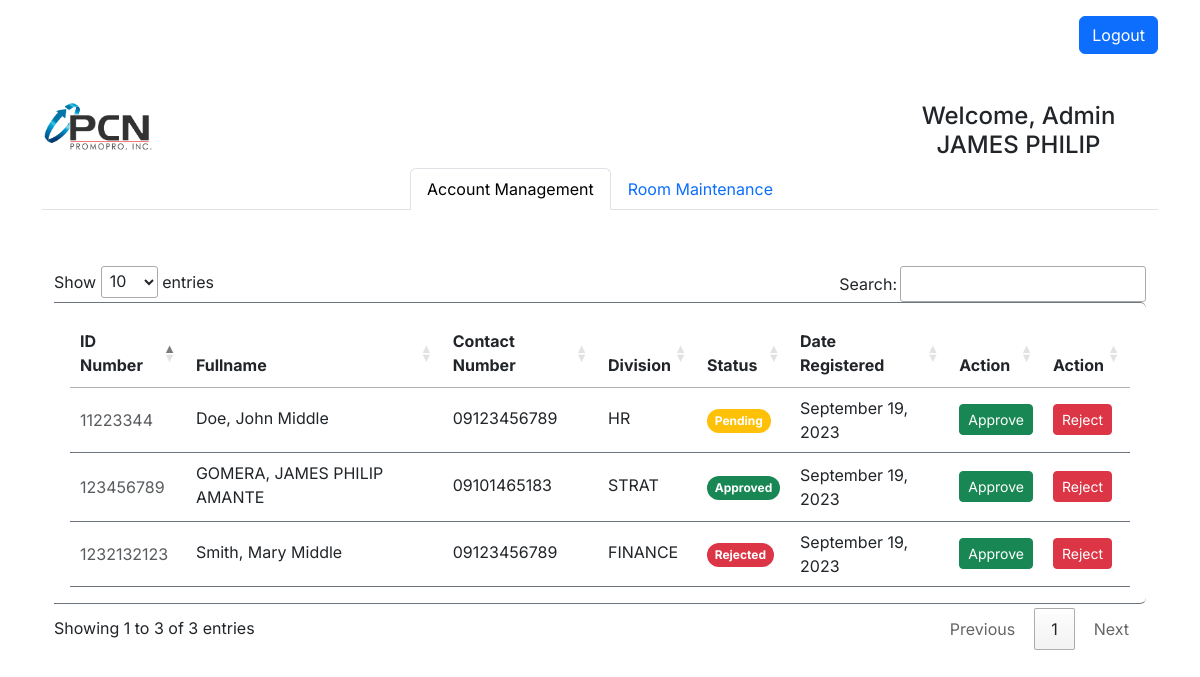
Page /admin/admin.php (signed in) on the committed database.
### tables this page shows
CREATE TABLE `user` (
  `id` int(11) NOT NULL,
  `id_number` int(11) NOT NULL,
  `username` varchar(255) NOT NULL,
  `password` varchar(255) NOT NULL,
  `firstname` varchar(255) NOT NULL,
  `middlename` varchar(255) NOT NULL,
  `lastname` varchar(255) NOT NULL,
  `contactNumber` varchar(15) NOT NULL,
  `division` varchar(255) NOT NULL,
  `category` varchar(255) NOT NULL,
  `status` int(11) NOT NULL DEFAULT '0',
  `timestamp` timestamp NOT NULL DEFAULT CURRENT_TIMESTAMP
);

### admin/admin.php (the view, shortened to what this page needs)
<?php
include '../room/connect.php';
if (isset($_SESSION["username"], $_SESSION["password"])) {
?>
    <!DOCTYPE html>
    <html lang="en">
    <head>
        <link rel="stylesheet" href="../bootstrap/bootstrap/css/bootstrap.css">
        <link rel="stylesheet" href="../bootstrap/bootstrap/css/bootstrap.min.css">
        <link rel="stylesheet" href="https://cdn.datatables.net/1.13.6/css/jquery.dataTables.min.css">
        <link rel="stylesheet" href="room_maintenance/style.css">
        <link rel="stylesheet" href="">
    </head>
    <body>
        <center>
            <div class="container">
                <div class="row pt-3" style="float: right !important;">
                    <div class="col-md-3">
                        <button type="button" class="btn btn-primary" onclick="location.href = 'logout.php'">Logout</button>
                    </div>
                </div>
                <div class="row">
                    <div class="justify-content-left pt-5">
                        <img src="../room/images/pcn.png" alt="" class="img-responsive" style="float: left;" width="10%">
                        <?php
                        $sql = "SELECT * FROM user WHERE username = '" . $_SESSION['username'] . "'";
                        $output = $connect->query($sql);
                        $rows = $output->fetch_assoc();
                        ?>
                        <div class="col-md-3" style="float: right;">
                            <h4>Welcome, Admin <?php echo $rows['firstname'] ?></h4>
                        </div>
                    </div>
                </div>
                <ul class="nav nav-tabs nav-tabs-bordered justify-content-center">
                    <li class="nav-item">
                        <button class="nav-link active" data-bs-toggle="tab" data-bs-target="#account-management">Account Management</button>
                    </li>
                    <li class="nav-item">
                        <button class="nav-link" data-bs-toggle="tab" data-bs-target="#room-maintenance">Room Maintenance</button>
                    </li>
                </ul>
                <div class="tab-content pt-2">
                    <div class="tab-pane fade show active profile-overview" id="account-management">
                        <div class="container pt-5">
                            <table class="table table-sm align-middle mb-0 bg-white p-3 bg-opacity-10 border border-secondary border-start-0 border-end-0 rounded-end mdc-data-table" id="userTable">
                                <thead class="bg-light">
                                    <tr>
                                        <th>ID Number</th>
                                        <th>Fullname</th>
                                        <th>Contact Number</th>
                                        <th>Division</th>
                                        <th>Status</th>
                                        <th>Date Registered</th>
                                        <th>Action</th>
                                        <th>Action</th>
                                    </tr>
                                </thead>
                                <tbody>
                                    <?php
                                    $query = "SELECT *, DATE_FORMAT(timestamp, '%M %d, %Y') as date_format
                FROM user WHERE category = 'USER'";
                                    $result = $connect->query($query);
                                    while ($row = $result->fetch_assoc()) {
                                    ?>
                                        <tr>
                                            <td>
                                                <p class="text-muted mb-0"><?php echo $row['id_number'] ?></p>
                                            </td>
                                            <td>
                                                <p class="fw-normal mb-1"><?php echo $row['lastname'], ", ", $row["firstname"], " ", $row["middlename"] ?></p>
                                            </td>
                                            <td>
                                                <p class="fw-normal mb-1"><?php echo $row['contactNumber'] ?></p>
                                            </td>
                                            <td>
                                                <p class="fw-normal mb-1"><?php echo $row['division'] ?></p>
                                            </td>
                                            <?php
                                            if ($row['status'] === "0") { ?>
                                                <td>
                                                    <span class="badge bg-warning rounded-pill d-inline"><?php echo "Pending"; ?></span>
                                                </td>
                                            <?php } elseif ($row['status'] === "1") { ?>
                                                <td>
                                                    <span class="badge bg-success rounded-pill d-inline text-white"><?php echo "Approved"; ?></span>
                                                </td>
                                            <?php } elseif ($row["status"] === "2") { ?>
                                                <td>
                                                    <span class="badge bg-danger rounded-pill d-inline text-white"><?php echo "Rejected";
                                                                                                                } ?></span>
                                                </td>
                                                <td><?php echo $row['date_format'] ?></td>
                                                <td>
                                                    <button type="button" class="btn btn-success btn-sm approveButton" name="approveButton" id="approveButton">Approve</button>
                                                </td>
                                                <td>
                                                    <button type="button" class="btn btn-danger btn-sm rejectButton" name="rejectButton" id="rejectButton">Reject</button>
                                                </td>
                                        </tr>
                                    <?php } ?>
                                </tbody>
                            </table>
                        </div>
                    </div>
                </div>
            </div>
        </center>
    </body>
    </html>
<?php
} else {
    header("Location: index.php");
    session_destroy();
}
?>

### admin/room_maintenance/style.css (style rules this page uses)
html, body { font-family: 'Inter', sans-serif; }

### admin/admin.php (style rules this page uses)
* { font-family: 'Inter', sans-serif; }

### rows in the picture
user: firstname "JAMES PHILIP", id_number "123456789", lastname "GOMERA", middlename "AMANTE", contactNumber "09101465183", division "STRAT", status "Approved", date_format "September 19, 2023"
user: id_number "11223344", lastname "Doe", firstname "John", middlename "Middle", contactNumber "09123456789", division "HR", status "Pending", date_format "September 19, 2023"
user: id_number "1232132123", lastname "Smith", firstname "Mary", middlename "Middle", contactNumber "09123456789", division "FINANCE", status "Rejected", date_format "September 19, 2023"
